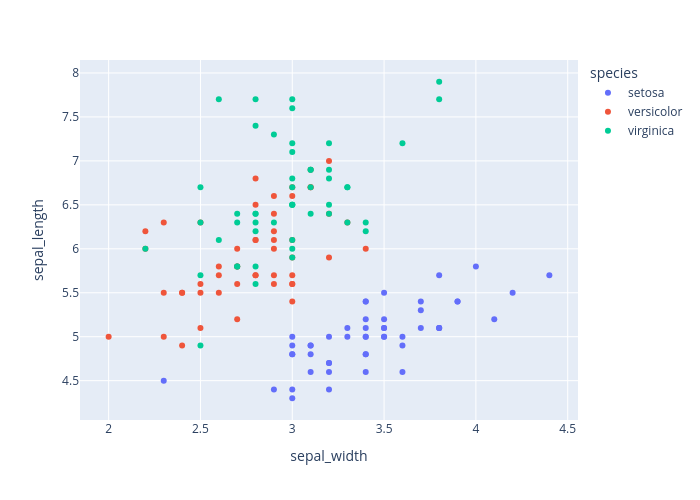

The notebook cell this image was saved under:
### Markdown cell above
## Interactive plotting with Plotly
So far we have seen static visualizations made with matplotlib and seaborn. Though you can create interactive plots with these tools, it is a lot of work. 

Plotly is designed to be interactive out of the box.

### Code cell
# import the plotly express library
import plotly.express as px

px.scatter(df, x='sepal_width', y='sepal_length', color='species', height=500, width=700)

### Figure 1 — Plotly figure (JSON) as saved in the notebook; plotly's stock layout.template omitted (floating-point values rounded to 4 significant figures)
{"data": [{"hovertemplate": "species=setosa<br>sepal_width=%{x}<br>sepal_length=%{y}<extra></extra>", "legendgroup": "setosa", "marker": {"color": "#636efa", "symbol": "circle"}, "mode": "markers", "name": "setosa", "orientation": "v", "showlegend": true, "type": "scatter", "x": [3.5, 3, 3.2, 3.1, 3.6, 3.9, 3.4, 3.4, 2.9, 3.1, 3.7, 3.4, 3, 3, 4, 4.4, 3.9, 3.5, 3.8, 3.8, 3.4, 3.7, 3.6, 3.3, 3.4, 3, 3.4, 3.5, 3.4, 3.2, 3.1, 3.4, 4.1, 4.2, 3.1, 3.2, 3.5, 3.6, 3, 3.4, 3.5, 2.3, 3.2, 3.5, 3.8, 3, 3.8, 3.2, 3.7, 3.3], "xaxis": "x", "y": [5.1, 4.9, 4.7, 4.6, 5, 5.4, 4.6, 5, 4.4, 4.9, 5.4, 4.8, 4.8, 4.3, 5.8, 5.7, 5.4, 5.1, 5.7, 5.1, 5.4, 5.1, 4.6, 5.1, 4.8, 5, 5, 5.2, 5.2, 4.7, 4.8, 5.4, 5.2, 5.5, 4.9, 5, 5.5, 4.9, 4.4, 5.1, 5, 4.5, 4.4, 5, 5.1, 4.8, 5.1, 4.6, 5.3, 5], "yaxis": "y"}, {"hovertemplate": "species=versicolor<br>sepal_width=%{x}<br>sepal_length=%{y}<extra></extra>", "legendgroup": "versicolor", "marker": {"color": "#EF553B", "symbol": "circle"}, "mode": "markers", "name": "versicolor", "orientation": "v", "showlegend": true, "type": "scatter", "x": [3.2, 3.2, 3.1, 2.3, 2.8, 2.8, 3.3, 2.4, 2.9, 2.7, 2, 3, 2.2, 2.9, 2.9, 3.1, 3, 2.7, 2.2, 2.5, 3.2, 2.8, 2.5, 2.8, 2.9, 3, 2.8, 3, 2.9, 2.6, 2.4, 2.4, 2.7, 2.7, 3, 3.4, 3.1, 2.3, 3, 2.5, 2.6, 3, 2.6, 2.3, 2.7, 3, 2.9, 2.9, 2.5, 2.8], "xaxis": "x", "y": [7, 6.4, 6.9, 5.5, 6.5, 5.7, 6.3, 4.9, 6.6, 5.2, 5, 5.9, 6, 6.1, 5.6, 6.7, 5.6, 5.8, 6.2, 5.6, 5.9, 6.1, 6.3, 6.1, 6.4, 6.6, 6.8, 6.7, 6, 5.7, 5.5, 5.5, 5.8, 6, 5.4, 6, 6.7, 6.3, 5.6, 5.5, 5.5, 6.1, 5.8, 5, 5.6, 5.7, 5.7, 6.2, 5.1, 5.7], "yaxis": "y"}, {"hovertemplate": "species=virginica<br>sepal_width=%{x}<br>sepal_length=%{y}<extra></extra>", "legendgroup": "virginica", "marker": {"color": "#00cc96", "symbol": "circle"}, "mode": "markers", "name": "virginica", "orientation": "v", "showlegend": true, "type": "scatter", "x": [3.3, 2.7, 3, 2.9, 3, 3, 2.5, 2.9, 2.5, 3.6, 3.2, 2.7, 3, 2.5, 2.8, 3.2, 3, 3.8, 2.6, 2.2, 3.2, 2.8, 2.8, 2.7, 3.3, 3.2, 2.8, 3, 2.8, 3, 2.8, 3.8, 2.8, 2.8, 2.6, 3, 3.4, 3.1, 3, 3.1, 3.1, 3.1, 2.7, 3.2, 3.3, 3, 2.5, 3, 3.4, 3], "xaxis": "x", "y": [6.3, 5.8, 7.1, 6.3, 6.5, 7.6, 4.9, 7.3, 6.7, 7.2, 6.5, 6.4, 6.8, 5.7, 5.8, 6.4, 6.5, 7.7, 7.7, 6, 6.9, 5.6, 7.7, 6.3, 6.7, 7.2, 6.2, 6.1, 6.4, 7.2, 7.4, 7.9, 6.4, 6.3, 6.1, 7.7, 6.3, 6.4, 6, 6.9, 6.7, 6.9, 5.8, 6.8, 6.7, 6.7, 6.3, 6.5, 6.2, 5.9], "yaxis": "y"}], "layout": {"height": 500, "legend": {"title": {"text": "species"}, "tracegroupgap": 0}, "margin": {"t": 60}, "width": 700, "xaxis": {"anchor": "y", "autorange": true, "domain": [0, 1], "range": [1.844, 4.556], "title": {"text": "sepal_width"}, "type": "linear"}, "yaxis": {"anchor": "x", "autorange": true, "domain": [0, 1], "range": [4.053, 8.147], "title": {"text": "sepal_length"}, "type": "linear"}}}
